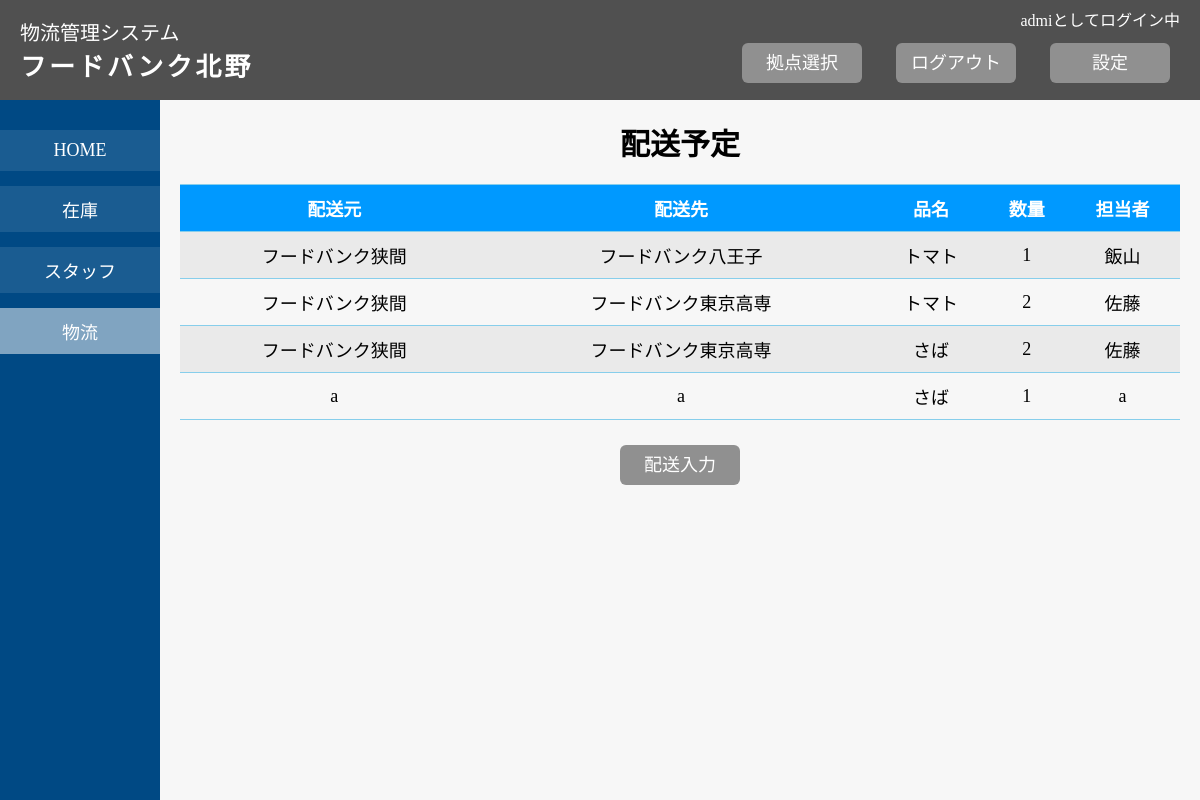
Screenshot of /logistics/fb-kitano/distribution/ (signed in) with the database file from the repository.
### logistics/models.py (models this page shows, shortened)
class Base(models.Model):
    name_ja = models.CharField(max_length=100, unique=True, verbose_name='拠点名(日本語)')
    name_en = models.CharField(max_length=100, unique=True, verbose_name='拠点名(英語)')
    no = models.IntegerField(primary_key=True, verbose_name='拠点コード')
    image = models.ImageField(upload_to='base_image', blank=True, verbose_name='画像')

class Distribution(models.Model):
    name = models.ManyToManyField(Stock, verbose_name='品名')
    ship_from = models.CharField(max_length=100, verbose_name='配送元')
    ship_to = models.CharField(max_length=100, verbose_name='配送先')
    name = models.CharField(max_length=100, verbose_name='品名')
    quantity = models.IntegerField(verbose_name='数量')
    staff = models.CharField(max_length=100, verbose_name='担当者')

### logistics/views.py (the view)
# urls.py: path('<slug:base_name>/distribution/', views.distribution, name='distribution'),
@login_required
def distribution(request, base_name):
    base = get_object_or_404(Base, name_en=base_name)
    dists = Distribution.objects.all()
    context = {
        'base': base,
        'dists': dists,
    }
    return render(request, 'logistics/distribution.html', context)

### logistics/templates/logistics/distribution.html (shortened to what this page needs)
{% extends "logistics/base.html" %}
{% load static %}
{% load bootstrap4 %}
{% block head %}
<link rel="stylesheet" href="{% static 'css/base.css' %}">
{% endblock %}
{% block content %}
<div class="side-nav">
    <div class="container">
        <a class="side-btn" href="{% url 'home' base_name=base.name_en %}">HOME</a>
        <a class="side-btn" href="{% url 'stock' base_name=base.name_en %}">在庫</a>
        <a class="side-btn" href="{% url 'staff' base_name=base.name_en %}">スタッフ</a>
        <a class="side-btn current" href="{% url 'distribution' base_name=base.name_en %}">物流</a>
    </div>
</div>
<div class="main">
    <h1 class="main-title">配送予定</h1>
    <div class="table-wrapper">
        <table class="distribution-table">
            <thead>
                <tr>
                    <th>配送元</th>
                    <th>配送先</th>
                    <th>品名</th>
                    <th>数量</th>
                    <th>担当者</th>
                </tr>
            </thead>
            <tbody>
                {% for dist in dists %}
                <tr>
                    <td>{{ dist.ship_from }}</td>
                    <td>{{ dist.ship_to}}</td>
                    <td>{{ dist.name }}</td>
                    <td>{{ dist.quantity }}</td>
                    <td>{{ dist.staff }}</td>
                </tr>
                {% endfor %}
            </tbody>
        </table>
    </div>
    <a class="btn input-btn" href="{% url 'input_distribution' base_name=base.name_en %}">配送入力</a>
</div>
{% endblock %}

### logistics/templates/logistics/base.html (shortened to what this page needs)
{% load static %}
<!DOCTYPE html>
<html>
<head>
    {% block head %}
    {% endblock %}
</head>
<body>
    <header>
        <div class="container">
            <div class="header-left">
                <a class="title" href="{% url 'index' %}">物流管理システム</a>
                <h2 class="base-name">{{ base.name_ja }}</h2>
            </div>
            <div class="header-right">
                    <p class="login-status">{{ request.user.username }}としてログイン中</p>
                    <a class="btn selectbase-btn header-btn" href="{% url 'select_base' %}">拠点選択</a>
                    <a class="btn logout-btn header-btn" href="{% url 'logout' %}">ログアウト</a>
                    <a class="btn setting-btn header-btn" href="#setting">設定</a>
            </div>
        </div>
    </header>
    {% block content %}
    {% endblock %}
</body>
</html>

### logistics/static/css/base.css (style rules this page uses)
* { margin: 0px; padding: 0px; transform: none; }
body { margin: 0; padding: 0; font-family: "meiryo"; background-color: #f7f7f7; }
a { text-decoration: none; color: black; }
header { margin-top: 0px; height: 100px; width: 100%; background-color: #505050; position: fixed; top: 0; left: 0; z-index: 100; }
.header-right { float: right; margin-right: 20px; }
.login-status { color: white; text-align: right; margin-top: 7px; }
.header-left { float: left; }
.title { padding-left: 20px; padding-top: 17px; color: white; font-size: 20px; font-weight: normal; display: block; }
.base-name { padding-top: 0px; padding-left: 20px; font-size: 26px; color: white; letter-spacing: 3px; }
.header-btn { margin: 12px 10px 10px 20px; }
.btn { display: inline-block; text-align: center; color: white; background-color: #909090; border-radius: 6px; height: 40px; width: 120px; line-height: 40px; font-size: 18px; }
.side-nav { width: 160px; height: 100%; background-color: #004984; position: fixed; padding-top: 30px; z-index: 10; }
.side-btn { display: block; color: white; text-align: center; font-size: 18px; padding: 10px 0; margin-bottom: 15px; background-color: rgba(255, 255, 255, 0.1); }
.current { background-color: rgba(255, 255, 255, 0.5); }
.main { margin-left: 160px; margin-top: 100px; width: auto; text-align: center; }
.table-wrapper { margin: 0px 20px; }
.distribution-table { font-size: 18px; border-collapse: collapse; width: 100%; }
.distribution-table th, .distribution-table td { border: solid 1px skyblue; padding: 10px 0; border-width: 1px 0; }
.distribution-table th { color: white; background-color: #0099ff; }
.distribution-table tr:nth-of-type(odd) { background-color: #EAEAEA; }
.input-btn { margin-top: 25px; margin-bottom: 40px; }
.main-title { font-size: 30px; padding-top: 20px; padding-bottom: 20px; color: black; font-weight: bold; }

### rows the page displays
Base: name_ja "フードバンク北野"
Distribution: ship_from "フードバンク狭間", ship_to "フードバンク八王子", name "トマト", quantity "1", staff "飯山"
Distribution: ship_from "フードバンク狭間", ship_to "フードバンク東京高専", name "トマト", quantity "2", staff "佐藤"
Distribution: ship_from "フードバンク狭間", ship_to "フードバンク東京高専", name "さば", quantity "2", staff "佐藤"
Distribution: ship_from "a", ship_to "a", name "さば", quantity "1", staff "a"

### other values shown
{{ request.user.username }} "admi"
